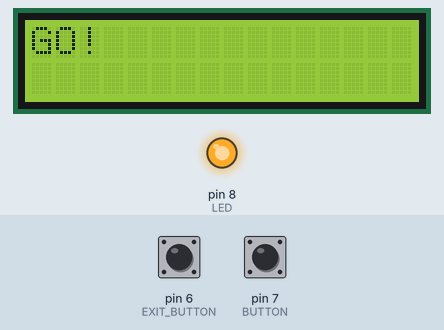
This sketch was run on a simulated Arduino Uno, built with avr-gcc and run on an emulated ATmega328P. Parts: 16×2 character LCD, output pins drawn as LEDs (lit = HIGH). The inputs (shaded band) are chosen by the test bench; at power-on: pin 7 (BUTTON) HIGH, pin 6 (EXIT_BUTTON) HIGH. Random numbers use the default seed unless the sketch sets one. At 8.9 s the program stops and its outputs stay as they are.

Above: at 3.8 s.
3.9 s: pin 7 (BUTTON) pulled LOW for 0.15 s
At 5.0 s:
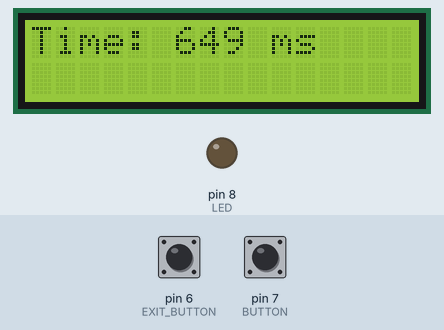
7.0 s: pin 6 (EXIT_BUTTON) pulled LOW for 3.2 s
At 7.0 s:
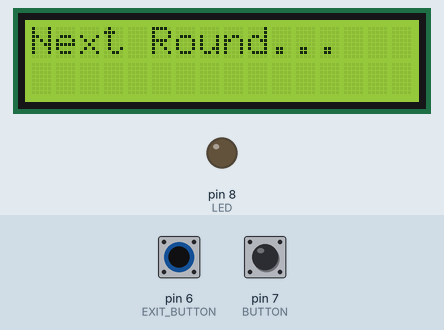
At 10.1 s:
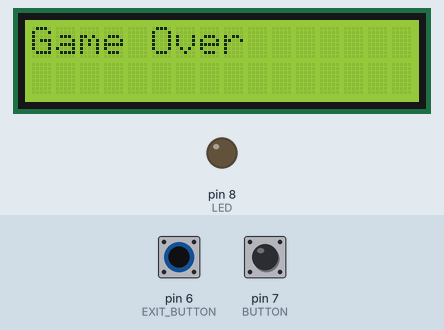
Timing chart, 0 to 10.4 s (numbered marks = the images above; inputs shaded):
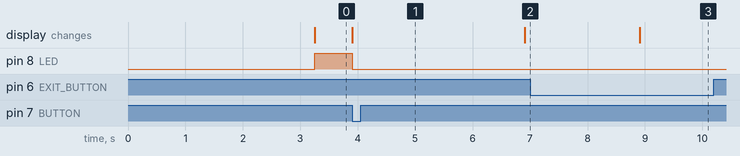

The sketch:

Code.ino
```cpp
#include <LiquidCrystal.h>

#define LED 8
#define BUTTON 7
#define EXIT_BUTTON 6

LiquidCrystal lcd(12, 11, 5, 4, 3, 2);

unsigned long startTime;
unsigned long reactionTime;

void setup() {
  pinMode(LED, OUTPUT);
  pinMode(BUTTON, INPUT_PULLUP);
  pinMode(EXIT_BUTTON, INPUT_PULLUP);
  randomSeed(analogRead(A1));

  lcd.begin(16, 2);
  lcd.print("Get Ready...");
}

void loop() {

  //exit game
  if (digitalRead(EXIT_BUTTON) == LOW) {
    lcd.clear();
    lcd.print("Game Over");

    digitalWrite(LED, LOW);

    while (true) {
      //stops game
    }
  }

  //random delay
  int waitTime = random (2000, 5000);
  delay(waitTime);

  //turn LED on
  digitalWrite(LED, HIGH);
  lcd.clear();
  lcd.print("GO!");

  //start timing
  startTime = millis();

  //wait for button press
  while (digitalRead(BUTTON) == HIGH) {
    //wait

    if (digitalRead(EXIT_BUTTON) == LOW) {
      lcd.clear();
      lcd.print("Game Over");
      digitalWrite(LED, LOW);
      while (true) {}
    }
  }

  //calculate reaction time
  reactionTime = millis() - startTime;

  digitalWrite(LED, LOW);

  //display result
  lcd.clear();
  lcd.print("Time: ");
  lcd.print(reactionTime);
  lcd.print(" ms");

  delay (3000);

  lcd.clear();
  lcd.print("Next Round...");
  delay(2000);
}
```

Measured:
- after the input at 3.9 s, pin 8 (LED): HIGH → LOW at once; the display: changes at once (image 1)
